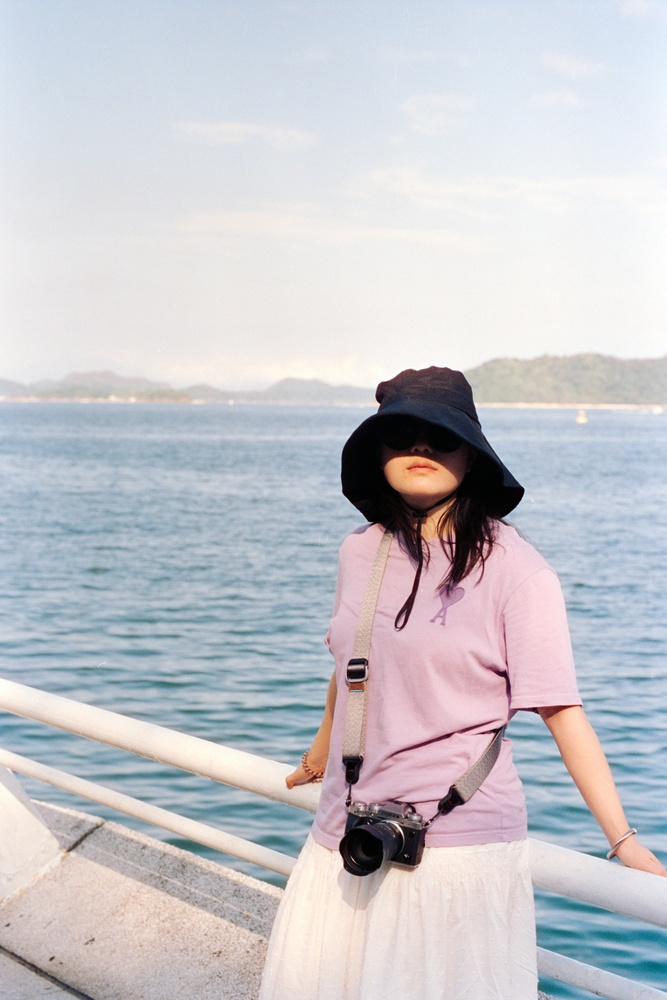
#> input picture images/input_image.jpg, 667 x 1000 px, shrunk from 2798 x 4197 before the run, found by its file name
$ jupyter execute EC7212_Assignment_1.ipynb
#> lines starting #> are read from the running program, lines starting #| are printed output that depends on the picture; after the words box and inside, x2 and y2 are one past the last pixel; in counts of white or black regions, pixels touching at a corner belong together
[cell 1]
import cv2
import numpy as np
import matplotlib.pyplot as plt
from google.colab import files
import io
from PIL import Image

[cell 2]
def reduce_intensity_levels(image, levels):
    """
    Reduce the number of intensity levels in a grayscale image.
    Levels should be a power of 2 (e.g., 2, 4, 8, 16, 32, 64, 128).
    """
    if levels < 2 or levels > 256 or (levels & (levels - 1)) != 0:
        raise ValueError("Number of levels must be a power of 2 between 2 and 256.")

    # Convert image to grayscale if it isn't already
    if len(image.shape) == 3:
        image = cv2.cvtColor(image, cv2.COLOR_BGR2GRAY)

    # Calculate the factor to reduce intensity levels
    factor = 256 // levels
    # Reduce levels by scaling and rounding
    reduced_image = (image // factor) * factor
    return reduced_image

[cell 3]
def spatial_averaging(image, kernel_size):
    """
    Task 2: Perform spatial averaging with specified kernel size.
    """
    # Convert image to grayscale if it isn't already
    if len(image.shape) == 3:
        image = cv2.cvtColor(image, cv2.COLOR_BGR2GRAY)

    # Apply averaging using cv2.blur, which supports even kernel sizes
    averaged = cv2.blur(image, (kernel_size, kernel_size))

    return averaged.astype(np.uint8)

[cell 4]
def rotate_image(image, angle):
    """
    Rotate an image by a specified angle (in degrees).
    """
    # Get image dimensions
    (h, w) = image.shape[:2]
    # Calculate the center of the image
    center = (w // 2, h // 2)

    # Compute the rotation matrix
    M = cv2.getRotationMatrix2D(center, angle, 1.0)

    # Calculate the new bounding dimensions to avoid cropping
    cos = np.abs(M[0, 0])
    sin = np.abs(M[0, 1])
    new_w = int((h * sin) + (w * cos))
    new_h = int((h * cos) + (w * sin))

    # Adjust the rotation matrix to account for translation
    M[0, 2] += (new_w / 2) - center[0]
    M[1, 2] += (new_h / 2) - center[1]

    # Perform the rotation
    rotated_image = cv2.warpAffine(image, M, (new_w, new_h))
    return rotated_image

[cell 5]
def reduce_spatial_resolution(image, block_size):
    """
    Reduce spatial resolution by replacing each block_size x block_size block
    with its average value.
    """
    if block_size < 1:
        raise ValueError("Block size must be a positive integer.")

    # Convert image to grayscale if it isn't already
    if len(image.shape) == 3:
        image = cv2.cvtColor(image, cv2.COLOR_BGR2GRAY)

    # Get image dimensions
    h, w = image.shape
    # Initialize output image
    output = np.zeros((h, w), dtype=np.uint8)

    # Process each block
    for i in range(0, h - block_size + 1, block_size):
        for j in range(0, w - block_size + 1, block_size):
            # Extract the block
            block = image[i:i+block_size, j:j+block_size]
            # Compute the average
            block_mean = np.mean(block).astype(np.uint8)
            # Assign the average to all pixels in the block
            output[i:i+block_size, j:j+block_size] = block_mean

    return output

[cell 6]
def display_results(original_image, results_dict, title="Image Processing Results"):
    """
    Display all results in a comprehensive figure.
    """
    n_results = len(results_dict) + 1  # +1 for original
    cols = 4
    rows = (n_results + cols - 1) // cols

    plt.figure(figsize=(16, 4 * rows))

    # Display original image
    plt.subplot(rows, cols, 1)
    plt.imshow(original_image, cmap='gray')
    plt.title('Original Image')
    plt.axis('off')

    # Display processed results
    for idx, (name, image) in enumerate(results_dict.items(), 2):
        plt.subplot(rows, cols, idx)
        plt.imshow(image, cmap='gray')
        plt.title(name)
        plt.axis('off')

    plt.suptitle(title, fontsize=20, y=1.02)
    plt.tight_layout()
    plt.show()

[cell 7]
def main():
    # Load the input image
    input_image = cv2.imread('input_image.jpg')
#> input_image is the input picture: shape (1000, 667, 3); mean B, G, R 203.8, 198.6, 198.9
    if input_image is None:
        raise FileNotFoundError("Input image not found. Please provide 'input_image.jpg'.")

    # Convert original image to grayscale for display
    original_gray = cv2.cvtColor(input_image, cv2.COLOR_BGR2GRAY) if len(input_image.shape) == 3 else input_image

    # Task 1: Reduce intensity levels
    task1_results = {}
    intensity_levels = [2, 4, 8]
    for levels in intensity_levels:
        reduced = reduce_intensity_levels(input_image, levels)
        task1_results[f'Intensity {levels} Levels'] = reduced
        cv2.imwrite(f'reduced_intensity_{levels}_levels.jpg', reduced)
#> this loop made 3 passes
#> pass 1, in reduce_intensity_levels, `reduced_image = (image // factor) * factor`:
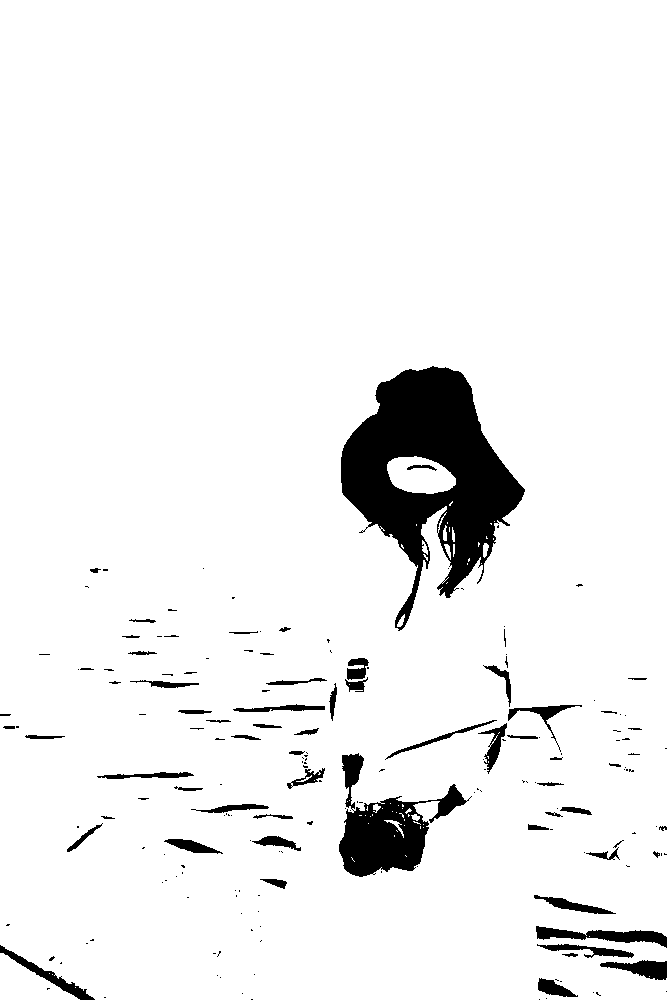
#> reduced_image: shape (1000, 667); values 0 (black) and 128 (white), 93.9% white; 188 black regions (125 under 20 px), largest, box (x1, y1, x2, y2) and area: (341, 366, 525, 631) 22410, (339, 753, 472, 877) 6273, (536, 926, 667, 948) 1228
#> pass 3, in reduce_intensity_levels (call 3), `reduced_image = (image // factor) * factor`:
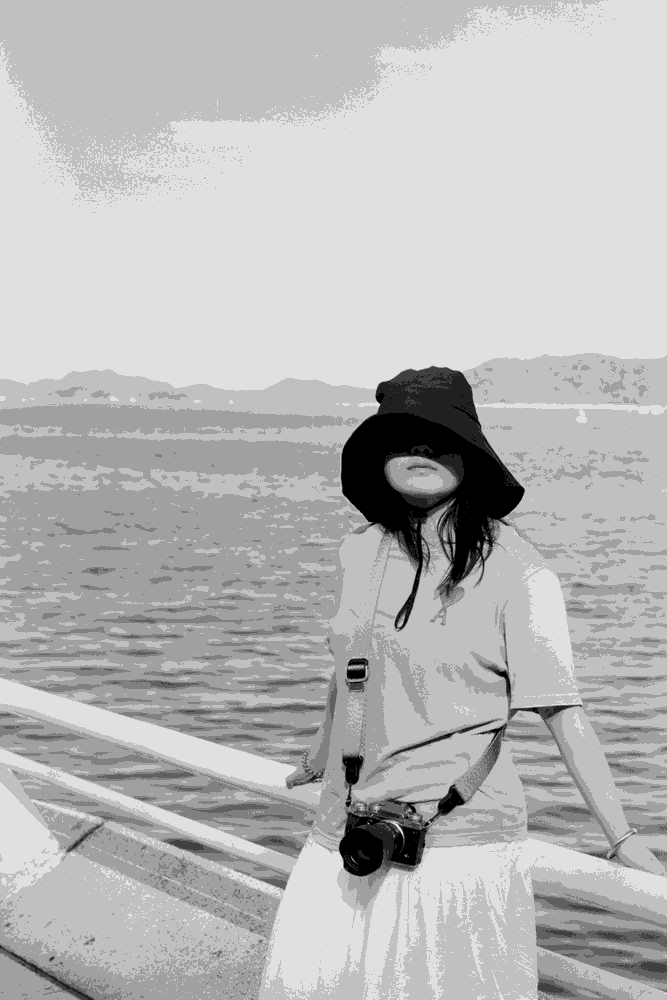
#> reduced_image: shape (1000, 667); min 0, max 224, mean 184.2
#> after the loop, task1_results = 3 items
    display_results(original_gray, task1_results, title="Task 1: Intensity Level Reduction")
#> in display_results, `n_results = len(results_dict) + 1`: n_results = 4
#> in display_results, `rows = (n_results + cols - 1) // cols`: rows = 1
#> the loop in display_results, `for idx, (name, image) in enumerate(results_dict.items(), 2):` made 3 passes
#> name on passes 1 to 3: 'Intensity 2 Levels', 'Intensity 4 Levels', 'Intensity 8 Levels'

    # Task 2: Spatial averaging with specified kernel sizes
    task2_results = {}
    kernel_sizes = [3, 10, 20]
    for k in kernel_sizes:
        averaged = spatial_averaging(input_image, k)
        task2_results[f'Spatial Average {k}x{k}'] = averaged
        cv2.imwrite(f'spatial_average_{k}x{k}.jpg', averaged)
#> this loop made 3 passes
#> pass 3, in spatial_averaging (call 3), `averaged = cv2.blur(image, (kernel_size, kernel_size))`:
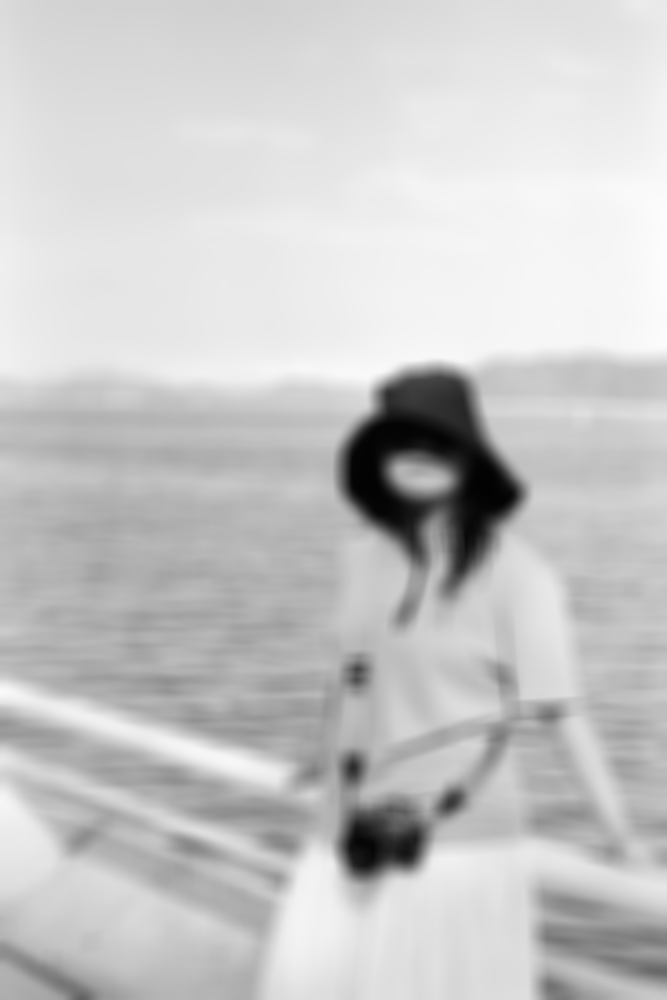
#> averaged: shape (1000, 667); min 2, max 253, mean 199.3
#> after the loop, task2_results = 3 items
    display_results(original_gray, task2_results, title="Task 2: Spatial Averaging")
#> the loop in display_results (call 2), `for idx, (name, image) in enumerate(results_dict.items(), 2):` made 3 passes
#> name on passes 1 to 3: 'Spatial Average 3x3', 'Spatial Average 10x10', 'Spatial Average 20x20'

    # Task 3: Rotate image
    task3_results = {}
    angles = [45, 90]
    for angle in angles:
        rotated = rotate_image(input_image, angle)
        # Convert to grayscale for display consistency
        rotated_gray = cv2.cvtColor(rotated, cv2.COLOR_BGR2GRAY) if len(rotated.shape) == 3 else rotated
        task3_results[f'Rotated {angle} Degrees'] = rotated_gray
        cv2.imwrite(f'rotated_{angle}_degrees.jpg', rotated)
#> this loop made 2 passes
#> (cos in rotate_image, sin in rotate_image, new_w in rotate_image, new_h in rotate_image) on pass 1: (0.707, 0.707, 1178, 1178)
#> (sin in rotate_image, new_w in rotate_image, new_h in rotate_image) on pass 2: (1, 1000, 667)
#> pass 1, in rotate_image, `rotated_image = cv2.warpAffine(image, M, (new_w, new_h))`:
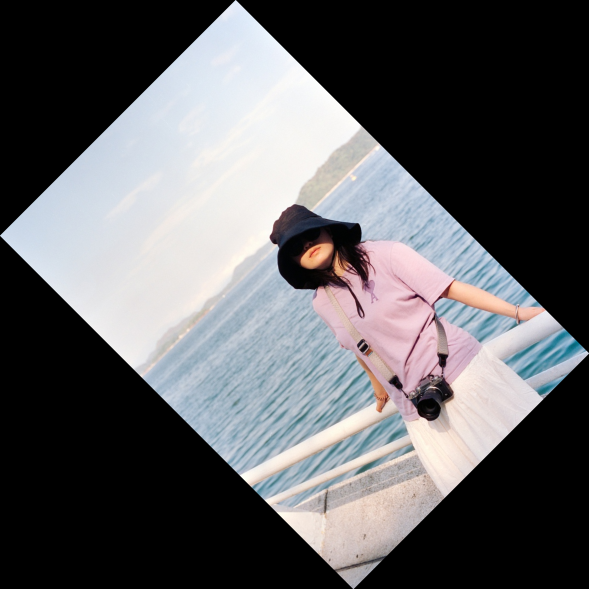
#> rotated_image: shape (1178, 1178, 3) (shown at 1/2 size); mean B, G, R 98, 95.5, 95.6
#> pass 1, in main, `rotated_gray = cv2.cvtColor(rotated, cv2.COLOR_BGR2GRAY) if len(rotate..`:
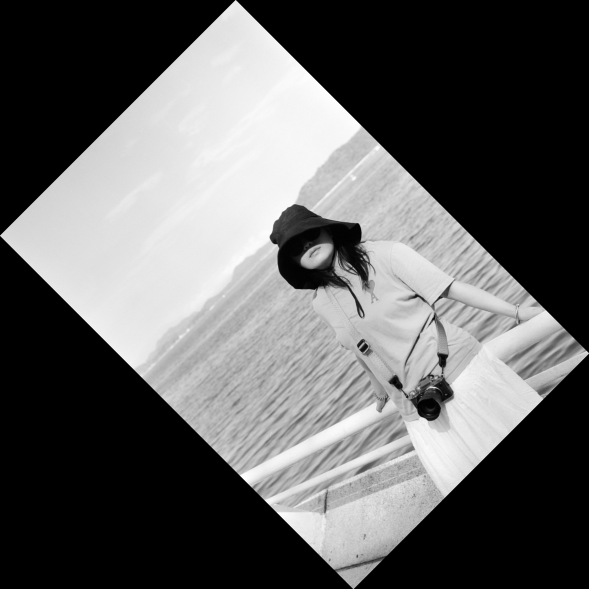
#> rotated_gray: shape (1178, 1178) (shown at 1/2 size); min 0, max 254, mean 95.8
#> pass 2, in main, `rotated_gray = cv2.cvtColor(rotated, cv2.COLOR_BGR2GRAY) if len(rotate..`:
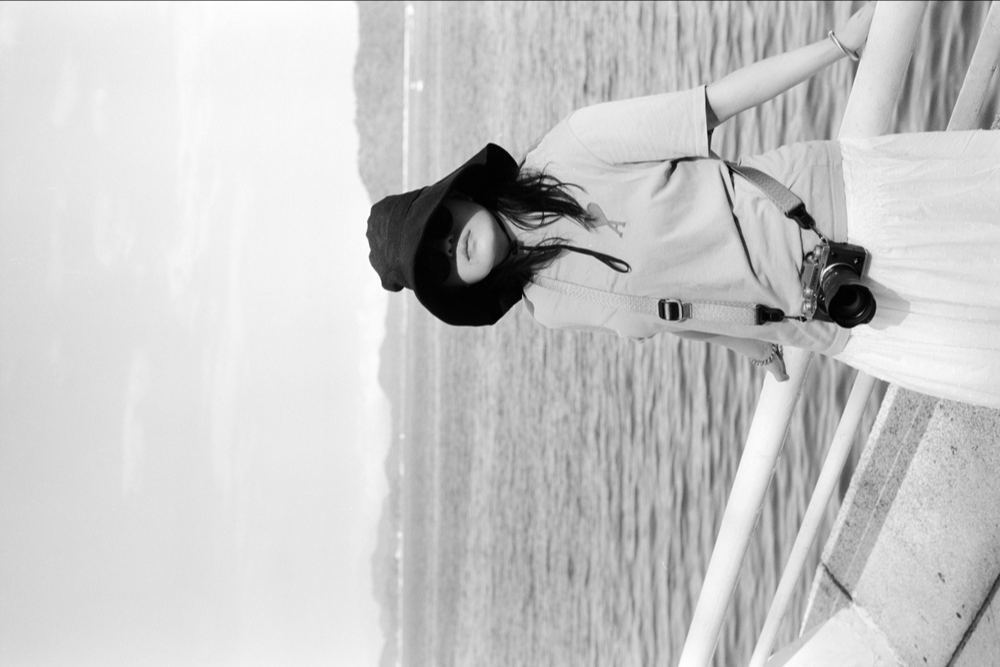
#> rotated_gray: shape (667, 1000); min 0, max 255, mean 199.4
#> after the loop, task3_results = 2 items
    display_results(original_gray, task3_results, title="Task 3: Image Rotation")

    # Task 4: Reduce spatial resolution
    task4_results = {}
    block_sizes = [3, 5, 7]
    for b in block_sizes:
        reduced_res = reduce_spatial_resolution(input_image, b)
        task4_results[f'Reduced Resolution {b}x{b}'] = reduced_res
        cv2.imwrite(f'reduced_resolution_{b}x{b}.jpg', reduced_res)
#> this loop made 3 passes
#> pass 3, in main, `reduced_res = reduce_spatial_resolution(input_image, b)`:
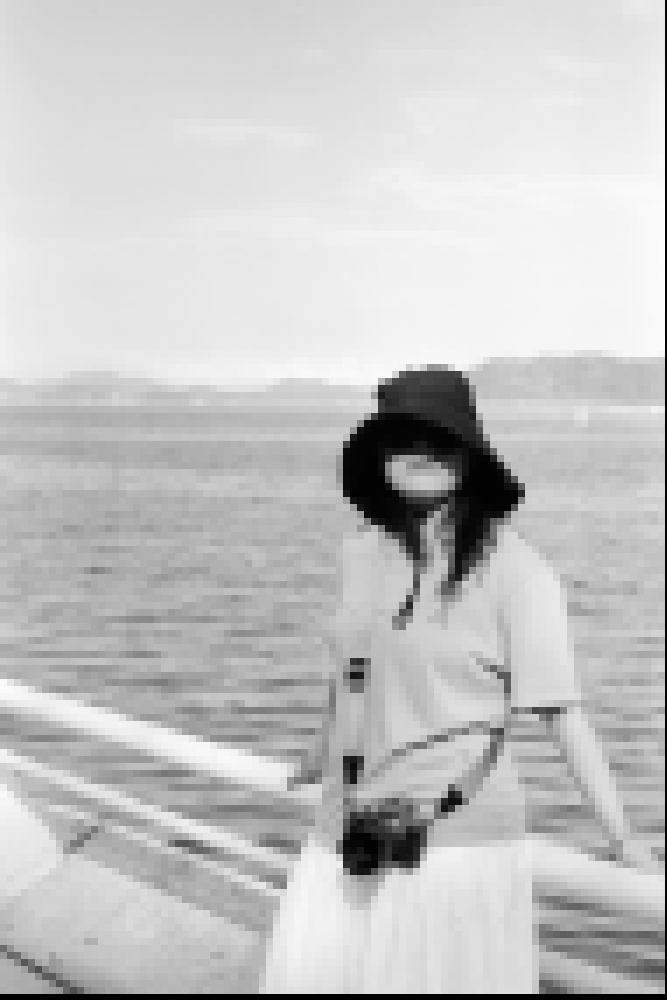
#> reduced_res: shape (1000, 667); min 0, max 252, mean 197
#> after the loop, task4_results = 3 items
    display_results(original_gray, task4_results, title="Task 4: Spatial Resolution Reduction")

$ run again, with images/reduced_intensity_8_levels.jpg copied over images/input_image.jpg
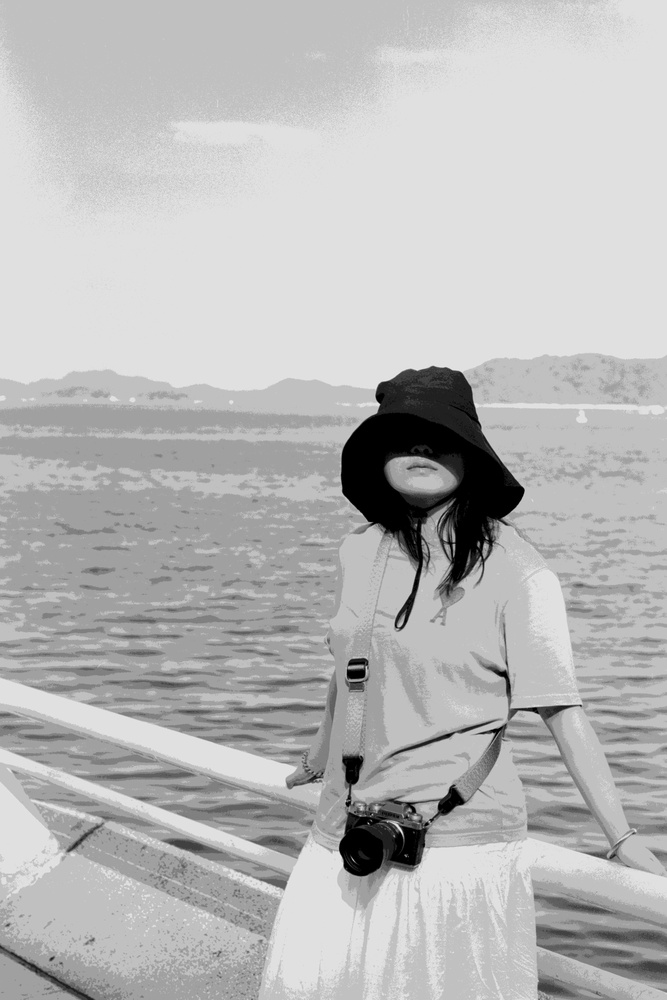
#> input picture images/reduced_intensity_8_levels.jpg, 667 x 1000 px, shrunk from 2798 x 4197 before the run, found by its file name
#> in main, input_image is the input picture: shape (1000, 667, 3); min 0, max 238, mean 184.1
#> the loop in main, `for levels in intensity_levels:` made 3 passes
#> pass 1, in reduce_intensity_levels, `reduced_image = (image // factor) * factor`:
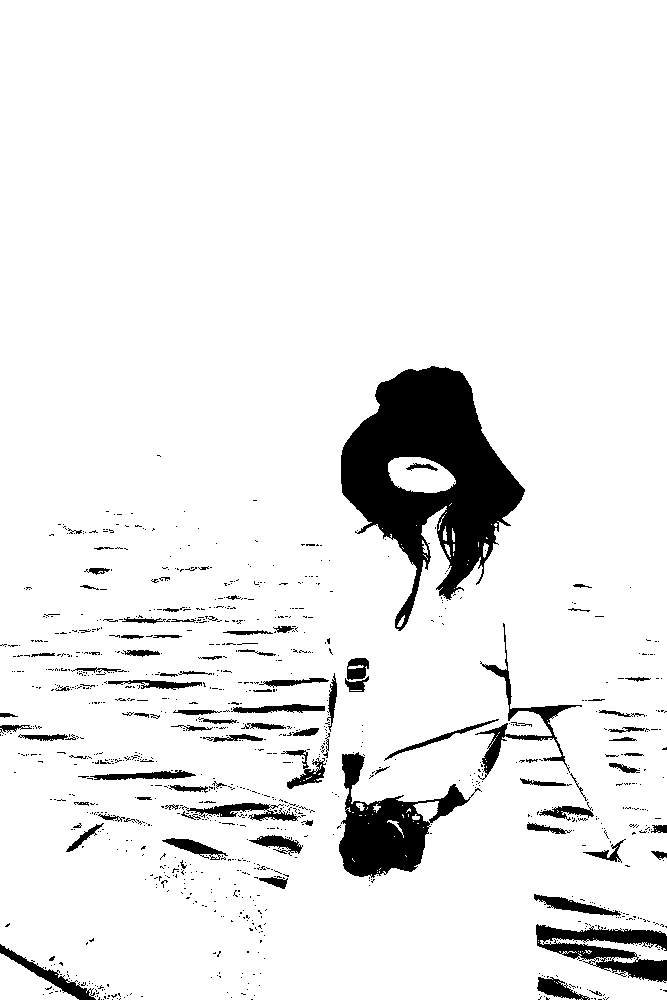
#> reduced_image: shape (1000, 667); values 0 (black) and 128 (white), 92.2% white; 1026 black regions (930 under 20 px), largest, box (x1, y1, x2, y2) and area: (341, 366, 525, 631) 22903, (339, 752, 482, 878) 6665, (536, 924, 667, 983) 3575
#> after the loop in main, `for levels in intensity_levels:`: task1_results = 3 items
#> n_results = 4
#> rows = 1
#> the loop in display_results, `for idx, (name, image) in enumerate(results_dict.items(), 2):` made 3 passes
#> name on passes 1 to 3: 'Intensity 2 Levels', 'Intensity 4 Levels', 'Intensity 8 Levels'
#> after the loop in main, `for k in kernel_sizes:`: task2_results = 3 items
#> the loop in display_results (call 2), `for idx, (name, image) in enumerate(results_dict.items(), 2):` made 3 passes
#> name on passes 1 to 3: 'Spatial Average 3x3', 'Spatial Average 10x10', 'Spatial Average 20x20'
#> the loop in main, `for angle in angles:` made 2 passes
#> (cos in rotate_image, sin in rotate_image, new_w in rotate_image, new_h in rotate_image) on pass 1: (0.707, 0.707, 1178, 1178)
#> after the loop in main, `for angle in angles:`: task3_results = 2 items
#> the loop in main, `for b in block_sizes:` made 3 passes
#> pass 3, in main, `reduced_res = reduce_spatial_resolution(input_image, b)`:
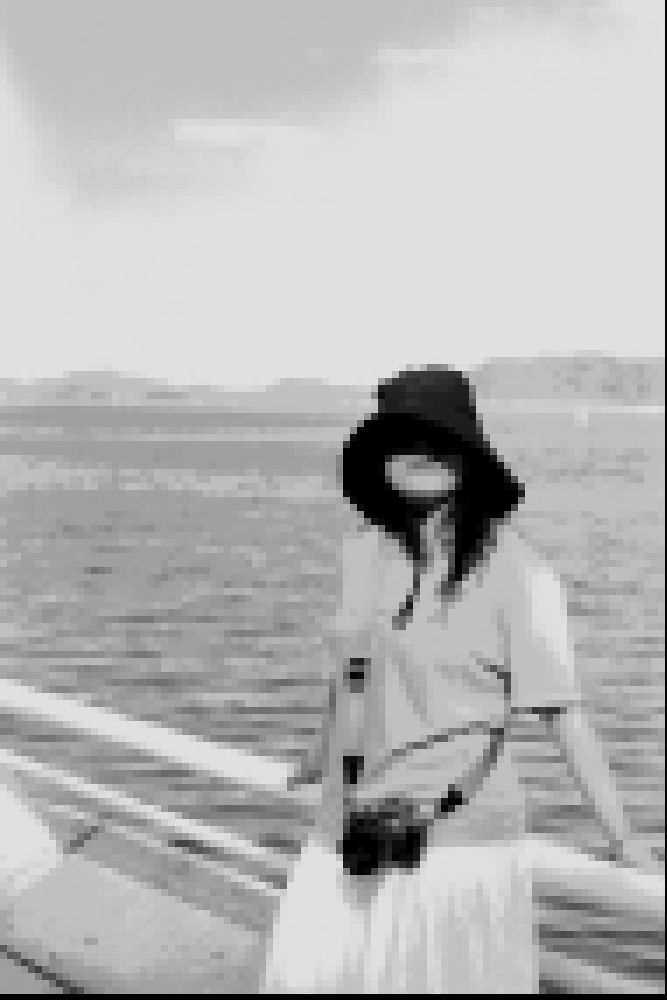
#> reduced_res: shape (1000, 667); min 0, max 224, mean 182.1
#> after the loop in main, `for b in block_sizes:`: task4_results = 3 items
